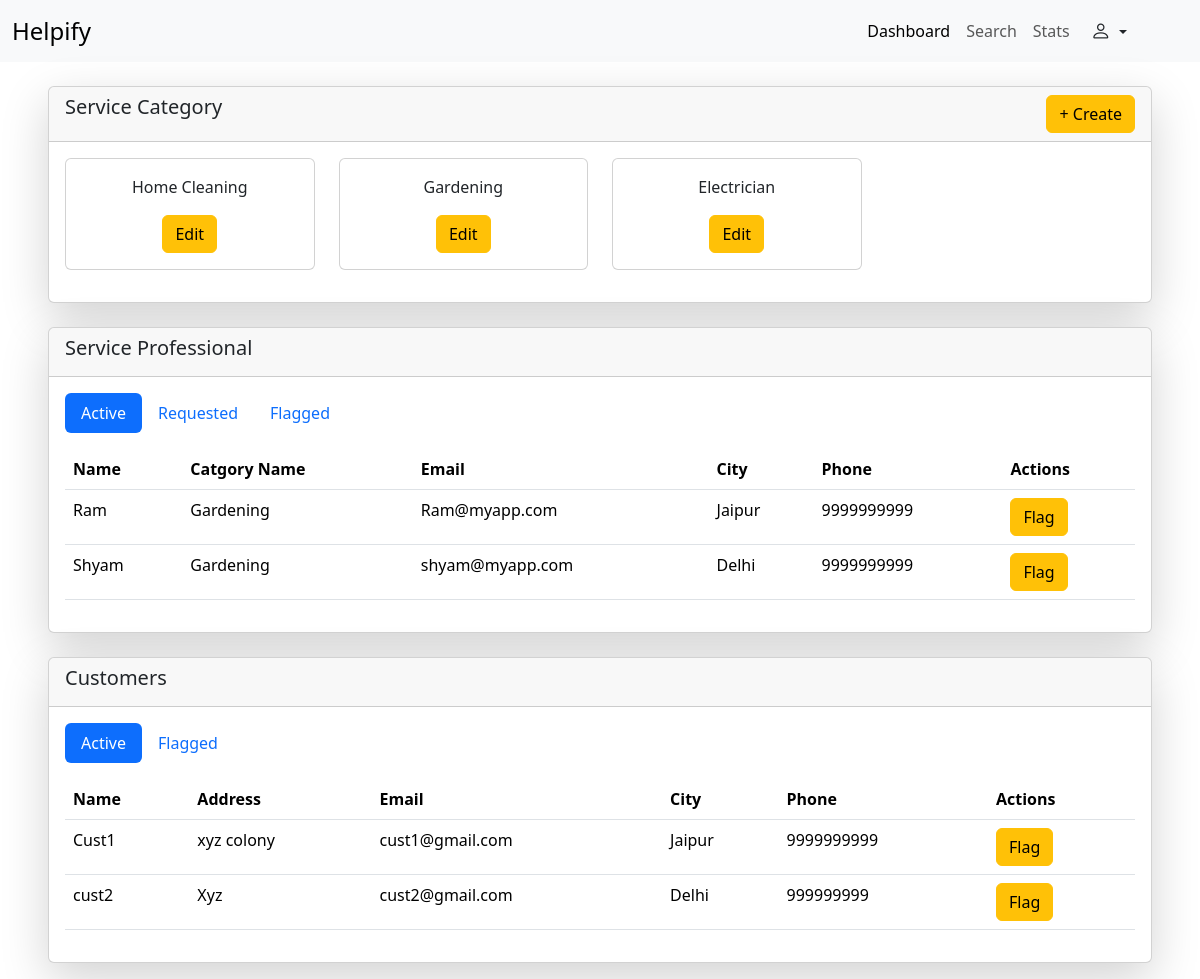
/admin/dashboard (signed in), run on the app's committed database.
### backend/models.py (models this page shows, shortened)
class ServiceCategory(db.Model):
    __tablename__  = "category"
    id = db.Column(db.Integer , primary_key = True , autoincrement=True )
    name = db.Column(db.String  ,unique=True, nullable = False)
    professionals= db.relationship("ServiceProfessional" , backref="category" )
    packages= db.relationship("ServicePackage" , backref="category" )
    bookings= db.relationship("Booking" , backref="category" )

class ServiceProfessional(db.Model , UserMixin):
    __tablename__ = "professional"
    id = db.Column(db.Integer , primary_key = True , autoincrement=True )
    name = db.Column(db.String  , nullable = False)
    email = db.Column(db.String , unique =True , nullable=False)
    password = db.Column(db.String , nullable= False)
    city = db.Column(db.String, nullable=False)
    phone = db.Column(db.String , nullable = False)
    status = db.Column(db.String , nullable = False)
    cat_id = db.Column(db.Integer, db.ForeignKey("category.id"), nullable=False)
    packages= db.relationship("ServicePackage" , backref="professional" )
    recieved_bookings= db.relationship("Booking" , backref="professional" )

class User(db.Model , UserMixin):
    __tablename__ = "user"
    id = db.Column(db.Integer , primary_key = True , autoincrement=True )
    name = db.Column(db.String  , nullable = False)
    email = db.Column(db.String , unique =True , nullable=False)
    password = db.Column(db.String , nullable= False)
    address = db.Column(db.String, nullable = False)
    city = db.Column(db.String, nullable=False)
    status = db.Column(db.String , nullable = False)
    phone = db.Column(db.String , nullable = False)
    created_bookings= db.relationship("Booking" , backref="user" )

### backend/routes.py (the view)
@app.route("/admin/dashboard")
@login_required
def admin_dash():
    all_cats = db.session.query(ServiceCategory).all()
    active_prof = db.session.query(ServiceProfessional).filter_by(status="Active").all()
    requested_prof = db.session.query(ServiceProfessional).filter_by(status="Requested").all()
    flagged_prof = db.session.query(ServiceProfessional).filter_by(status="Flagged").all()
    active_cust = db.session.query(User).filter_by(status="Active").all()
    flagged_cust = db.session.query(User).filter_by(status="Flagged").all()
    return render_template("/admin/dashboard.html", all_cats = all_cats , active_prof = active_prof ,
                           requested_prof=requested_prof, flagged_prof=flagged_prof ,
                           active_cust=active_cust,flagged_cust=flagged_cust)

### app.py (called while the page is built)
def create_app():
    app = Flask(__name__)
    app.config["SQLALCHEMY_DATABASE_URI"] = "sqlite:///household_app_db.sqlite3"
    app.config["SECRET_KEY"] = "thisismysecret"
    db.init_app(app)
    api.init_app(app)
    login_manager = LoginManager(app)
    @login_manager.user_loader
    def load_user(email):
        return db.session.query(User).filter_by(email= email ).first() or \
                db.session.query(Admin).filter_by(email= email).first() or \
                db.session.query(ServiceProfessional).filter_by(email=email).first()
    app.app_context().push()
    db.create_all()
    return app

### templates/admin/dashboard.html (shortened to what this page needs)
<!DOCTYPE html>
<html lang="en">
<head>
    <link href="https://cdn.jsdelivr.net/npm/bootstrap@5.3.7/dist/css/bootstrap.min.css" rel="stylesheet"
>
    <link rel="stylesheet" href="https://cdn.jsdelivr.net/npm/bootstrap-icons@1.13.1/font/bootstrap-icons.min.css">
</head>
<body>
    <nav class="navbar navbar-expand-lg bg-body-tertiary">
        <div class="container-fluid">
            <a class="navbar-brand fs-4" href="#">Helpify</a>
            <div class="col-3lapse navbar-collapse " id="navbarNav">
                <ul class="navbar-nav ms-auto    ">
                    <li class="nav-item">
                        <a class="nav-link active" aria-current="page" href="#">Dashboard</a>
                    </li>
                    <li class="nav-item">
                        <a class="nav-link" href="/admin/search">Search</a>
                    </li>
                    <li class="nav-item">
                        <a class="nav-link" href="/admin/stats">Stats</a>
                    </li>
                </ul>
                <div class="dropdown me-5 ">
                    <button class="btn btn- dropdown-toggle" type="button" data-bs-toggle="dropdown"
                        aria-expanded="false">
                        <i class="bi bi-person fs-5 "></i>
                    </button>
                </div>
            </div>
        </div>
    </nav>
    <div class="card shadow-lg ms-5 me-5 mt-4 text-center">
        <div class="card-header">
            <div class="d-flex d-inline">
                <h5>Service Category</h5>
                <button type="button" class="btn btn-warning ms-auto" data-bs-toggle="modal"
                    data-bs-target="#create_category">
                    + Create
                </button>
            </div>
        </div>
        <div class="card-body">
            <div class="row">
                {% for cat in all_cats %}
                <div class="col-3 mb-3">
                    <div class="card">
                        <div class="card-body">
                            <p>{{cat.name}}</p>
                            <button type="button" class="btn btn-warning" data-bs-toggle="modal"
                                data-bs-target="#edit-cat-{{cat.id}}">Edit</button>
                        </div>
                    </div>
                </div>
                {% endfor %}
            </div>
        </div>
    </div>
    <div class="card mt-4 ms-5 me-5 shadow-lg mb-3">
        <div class="card-header">
            <h5>Service Professional</h5>
        </div>
        <div class="card-body">
            <ul class="nav nav-pills mb-3" id="pills-tab" role="tablist">
                <li class="nav-item" role="presentation">
                    <button class="nav-link active" id="pills-ActiveProf-tab" data-bs-toggle="pill"
                        data-bs-target="#pills-ActiveProf" type="button" role="tab" aria-controls="pills-ActiveProf"
                        aria-selected="true">Active</button>
                </li>
                <li class="nav-item" role="presentation">
                    <button class="nav-link" id="pills-RequestedProf-tab" data-bs-toggle="pill"
                        data-bs-target="#pills-RequestedProf" type="button" role="tab"
                        aria-controls="pills-RequestedProf" aria-selected="false">Requested</button>
                </li>
                <li class="nav-item" role="presentation">
                    <button class="nav-link" id="pills-flaggedprof-tab" data-bs-toggle="pill"
                        data-bs-target="#pills-flaggedprof" type="button" role="tab" aria-controls="pills-flaggedprof"
                        aria-selected="false">Flagged</button>
                </li>
            </ul>
            <div class="tab-content" id="pills-tabContent">
                <div class="tab-pane fade show active" id="pills-ActiveProf" role="tabpanel"
                    aria-labelledby="pills-ActiveProf-tab" tabindex="0">
                    {% if active_prof %}
                    <table class="table">
                        <thead>
                            <tr>
                                <th scope="col">Name</th>
                                <th scope="col">Catgory Name</th>
                                <th scope="col">Email</th>
                                <th scope="col">City</th>
                                <th scope="col">Phone</th>
                                <th scope="col">
                                    Actions
                                </th>
                            </tr>
                        </thead>
                        <tbody>
                            {% for ap in active_prof %}
                            <tr>
                                <td>{{ap.name}}</td>
                                <td>{{ap.category.name}}</td>
                                <td>{{ap.email}}</td>
                                <td>{{ap.city}}</td>
                                <td>{{ap.phone}}</td>
                                <td>
                                    <button class="btn btn-warning" data-bs-toggle="modal" data-bs-target="#flag-prof-{{ap.id}}">
                                        Flag
                                    </button>
                                    </div>
                            {% endfor %}
                    {% else %}
                    <div class="text-center ">
                        <p> No Active professional are there</p>
                    </div>
                    {% endif %}
                </div>
            </div>
    <div class="card mt-4 ms-5 me-5 shadow-lg mb-3">
        <div class="card-header">
            <h5>Customers</h5>
        </div>
        <div class="card-body">
            <ul class="nav nav-pills mb-3" id="pills-tab" role="tablist">
                <li class="nav-item" role="presentation">
                    <button class="nav-link active" id="pills-Activecust-tab" data-bs-toggle="pill"
                        data-bs-target="#pills-Activecust" type="button" role="tab" aria-controls="pills-Activecust"
                        aria-selected="true">Active</button>
                </li>
                <li class="nav-item" role="presentation">
                    <button class="nav-link" id="pills-flaggedcust-tab" data-bs-toggle="pill"
                        data-bs-target="#pills-flaggedcust" type="button" role="tab" aria-controls="pills-flaggedcust"
                        aria-selected="false">Flagged</button>
                </li>
            </ul>
            <div class="tab-content" id="pills-tabContent">
                <div class="tab-pane fade show active" id="pills-Activecust" role="tabpanel"
                    aria-labelledby="pills-Activecust-tab" tabindex="0">
                    {% if active_cust %}
                    <table class="table">
                        <thead>
                            <tr>
                                <th scope="col">Name</th>
                                <th scope="col">Address</th>
                                <th scope="col">Email</th>
                                <th scope="col">City</th>
                                <th scope="col">Phone</th>
                                <th scope="col">
                                    Actions
                                </th>
                            </tr>
                        </thead>
                        <tbody>
                            {% for ac in active_cust %}
                            <tr>
                                <td>{{ac.name}}</td>
                                <td>{{ac.address}}</td>
                                <td>{{ac.email}}</td>
                                <td>{{ac.city}}</td>
                                <td>{{ac.phone}}</td>
                                <td>
                                    <button class="btn btn-warning" data-bs-toggle="modal" data-bs-target="#flag-cust-{{ac.id}}">
                                        Flag
                                    </button>
                                    </div>
                            {% endfor %}
                    {% else %}
                    <div class="text-center ">
                        <p> No Active Customers are there</p>
                    </div>
                    {% endif %}
                </div>
            </div>
</body>
</html>

### data on the page
ServiceCategory: name "Home Cleaning"
ServiceCategory: name "Gardening"
ServiceCategory: name "Electrician"
ServiceProfessional: name "Ram", category.name "Gardening", email "Ram@myapp.com", city "Jaipur", phone "9999999999"
ServiceProfessional: name "Shyam", category.name "Gardening", email "shyam@myapp.com", city "Delhi", phone "9999999999"
User: name "Cust1", address "xyz colony", email "cust1@gmail.com", city "Jaipur", phone "9999999999"
User: name "cust2", address "Xyz", email "cust2@gmail.com", city "Delhi", phone "999999999"
